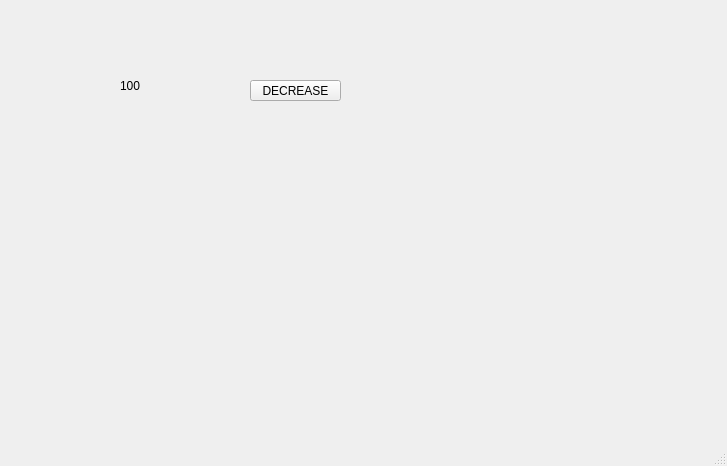
<?xml version="1.0" encoding="UTF-8"?>
<ui version="4.0">
 <class>MainWindow</class>
 <widget class="QMainWindow" name="MainWindow">
  <property name="geometry">
   <rect>
    <x>0</x>
    <y>0</y>
    <width>727</width>
    <height>466</height>
   </rect>
  </property>
  <property name="windowTitle">
   <string>MainWindow</string>
  </property>
  <widget class="QWidget" name="centralwidget">
   <widget class="QLabel" name="lbl">
    <property name="geometry">
     <rect>
      <x>120</x>
      <y>70</y>
      <width>71</width>
      <height>31</height>
     </rect>
    </property>
    <property name="text">
     <string>100</string>
    </property>
   </widget>
   <widget class="QPushButton" name="pb">
    <property name="geometry">
     <rect>
      <x>250</x>
      <y>80</y>
      <width>91</width>
      <height>21</height>
     </rect>
    </property>
    <property name="text">
     <string>DECREASE</string>
    </property>
   </widget>
  </widget>
  <widget class="QMenuBar" name="menubar">
   <property name="geometry">
    <rect>
     <x>0</x>
     <y>0</y>
     <width>727</width>
     <height>21</height>
    </rect>
   </property>
  </widget>
  <widget class="QStatusBar" name="statusbar"/>
 </widget>
 <resources/>
 <connections/>
</ui>
